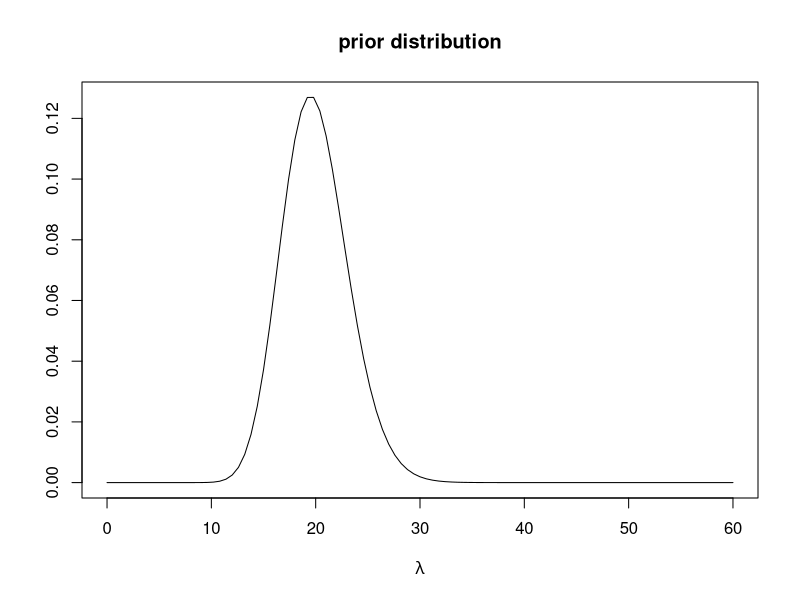
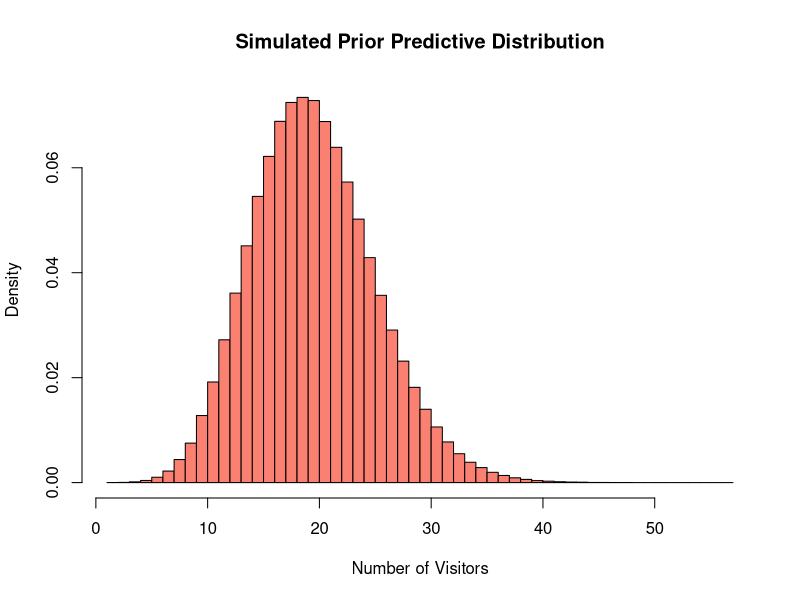
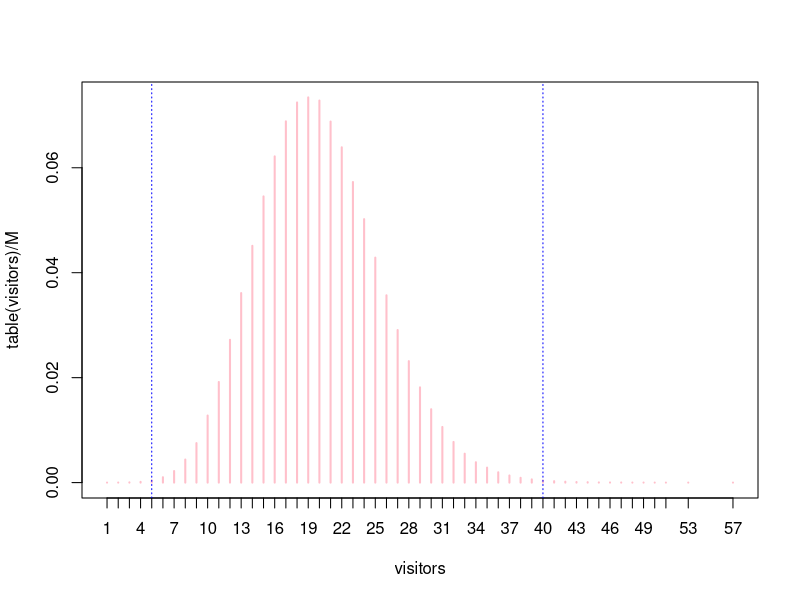
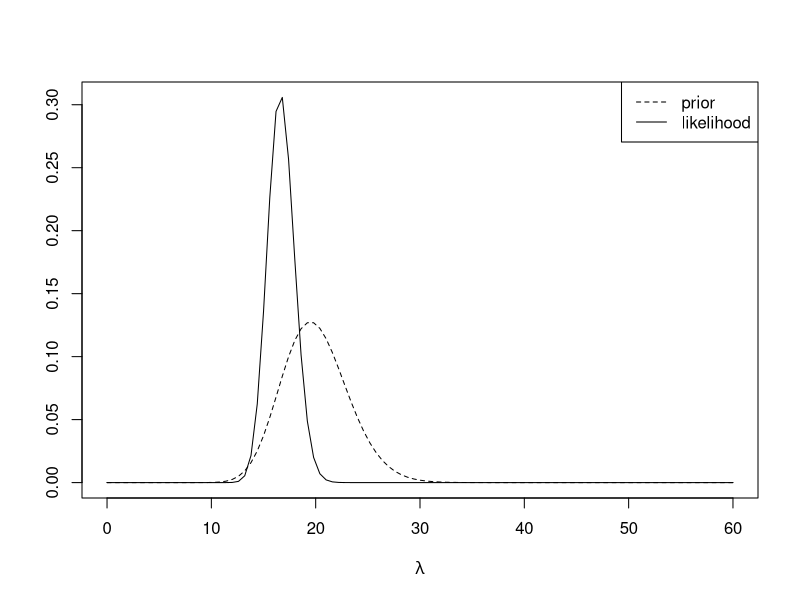
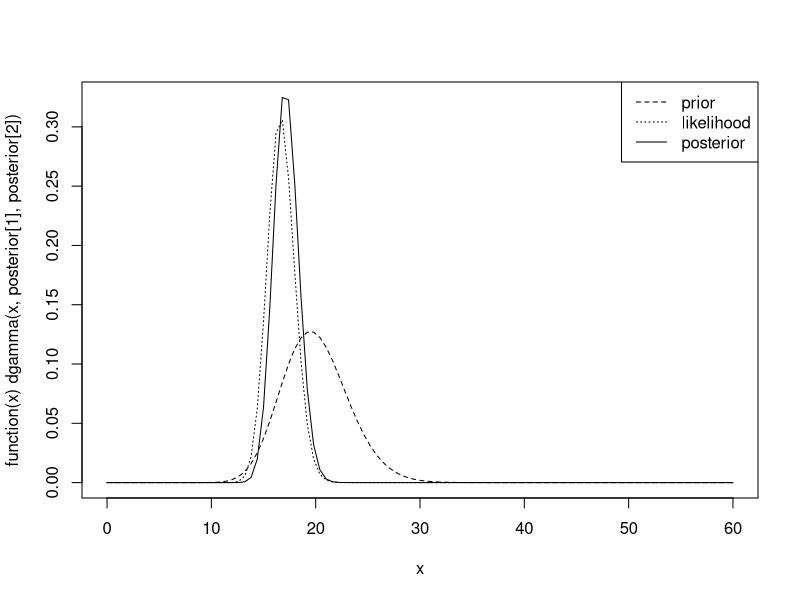
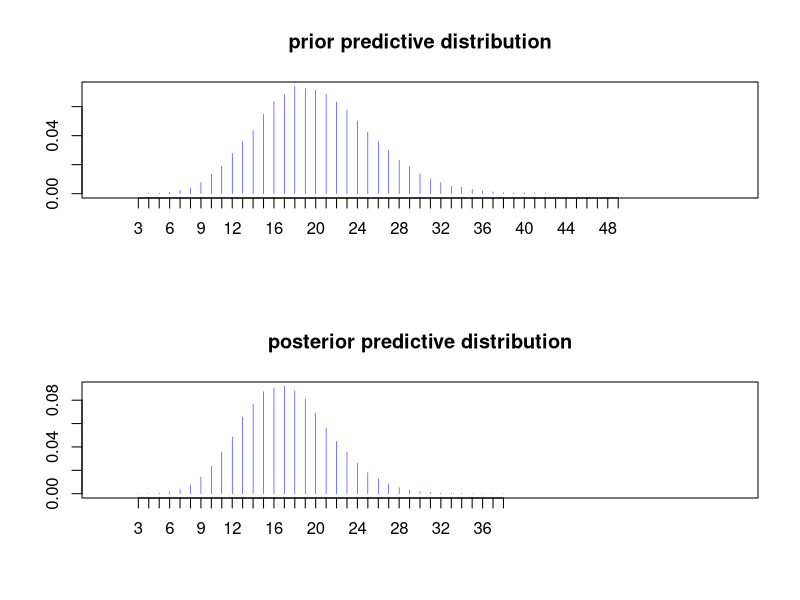

These figures' R source, in order:
## ---- chunk 1

####################  1.1 SEPIA  VERDA   ##############################

#####	prior distribution and prior predictive distribution

prior <- c(alpha = 40 , beta = 2)
#prior <- c(alpha = 10 , beta = 0.1)

plot(function(x)dgamma(x, prior[1], prior[2]), xlim=c(0,60), ylab="", xlab = expression(lambda))
title("prior distribution")


# simulated prior predictive distribution

M <- 1000000  # Number of simulations

# Simulate lambda values from the Gamma prior
lambda <- rgamma(M, shape = prior[1], rate = prior[2])

# Simulate Poisson-distributed visitors based on simulated lambda values
visitors <- rpois(M, lambda)

# Plot the simulated prior predictive distribution
hist(visitors, breaks = 50, probability = TRUE, col = "salmon",
     main = "Simulated Prior Predictive Distribution", xlab = "Number of Visitors")

plot(table(visitors)/M, col = "pink")
abline(v = c(5, 40), lty = 3, col = "blue")


###### data

y <- c(21,17,17,19,16,18,15,10,17,16) 
n <- length(y)
n
y


####### standardaized likelihood function  

sd.like <- function(th) {
 (th^sum(y)*exp(-n*th))/integrate(function(th)(th^sum(y)*exp(-n*th)), lower = 0, upper = 50)$value
}

par(mfrow=c(1, 1))
plot(function(x)sd.like(x), xlim=c(0,60), ylab="", xlab = expression(lambda))
 plot(function(x)dgamma(x, prior[1], prior[2]), xlim=c(0,60), add=T, lty=2)
 legend("topright", c("prior", "likelihood"), lty = c(2,1))


#########  posterior distribution

posterior <- c(a = prior[1] + sum(y), b = prior[2] + n)


# prior, likelihood and posterior

plot(function(x)dgamma(x, posterior[1], posterior[2]), xlim=c(0,60), lty=1)
 plot(function(x)sd.like(x), xlim=c(0,60), ylab="", xlab = expression(lambda), add=T, lty=3)
 plot(function(x)dgamma(x, prior[1], prior[2]), xlim=c(0,60), add=T, lty=2)
 legend("topright",  c("prior", "likelihood", "posterior"), lty = c(2,3,1))


#  summary results

results <- matrix(nrow = 7, ncol = 2)

colnames(results ) <- c('prior', 'posterior')
rownames(results ) <- c('alpha', 'beta', 'mean', 'variance', '2,5%', 'median', '97.5%')

results [1:2, 1] <- prior
results [3, 1] <- prior[1]/prior[2]
results [4, 1] <- prior[1]/prior[2]^2
results [5, 1] <- qgamma(0.025, shape = prior[1], prior[2])
results [6, 1] <- qgamma(0.5, shape = prior[1], prior[2])
results [7, 1] <- qgamma(0.975, shape = prior[1], prior[2])

results [1:2, 2] <- posterior
results [3, 2] <- posterior[1]/posterior[2]
results [4, 2] <- posterior[1]/posterior[2]^2
results [5, 2] <- qgamma(0.025, shape = posterior[1], posterior[2])
results [6, 2] <- qgamma(0.5, shape = posterior[1], posterior[2])
results [7, 2] <- qgamma(0.975, shape = posterior[1], posterior[2])

round(results , 3)


#  priror and posterior predictive distribution

par(mfrow=c(2,1)) 

M <- 100000

prior.sim <- rgamma(M, prior[1], prior[2])
pre.prior.sim <- rpois(M, prior.sim)

post.sim <- rgamma(M, shape = posterior[1], posterior[2])
post.pre.sim <- rpois(M, post.sim)

plot(table(pre.prior.sim)/M, ty="h", xlim=c(0, 60), ylab = "", xlab = "",  col="blue", lwd=0.5)
 title("prior predictive distribution")

plot(table(post.pre.sim)/M, ty="h", xlim=c(0, 60), ylab = "", xlab = "",  col="blue", lwd=0.5)
title("posterior predictive distribution")
